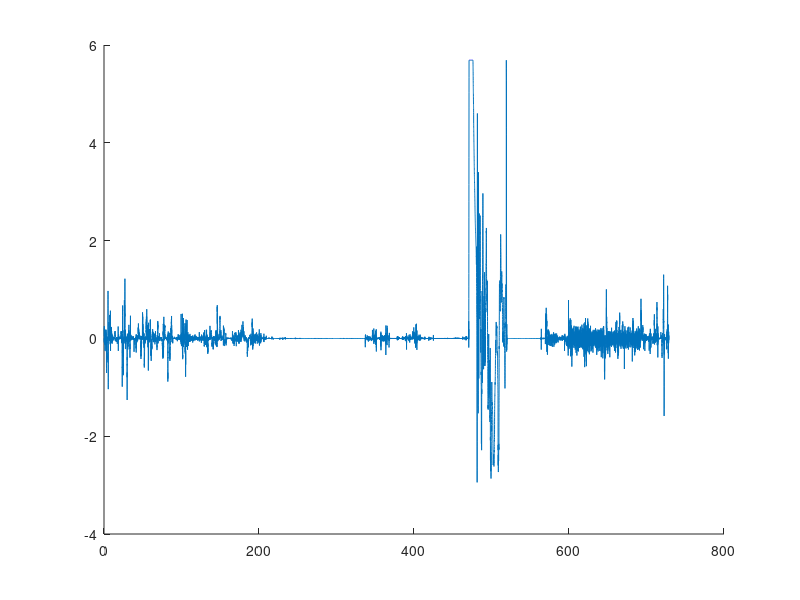

MATLAB code to generate this figure: (Note: this script raises an error after producing the figure.)
%Code for Analyzing Launch
%clear; %clear variables
clc; %clear command window

%Launches 1:1-2 degrees; 2-bad data; 3-0 degrees; 4-4 degrees
%Launches 2:1-2 degrees; 2-4 degrees; 3-no data; 4-0 degrees; 5-2 degrees

cd D:\MATLAB\Rockets\Launch_Profiles\Past_Launches
directory = dir;
load Launch_2_1.txt
launch=Launch_2_1;

% cd D:\MATLAB\Rockets\Other_Text_Files
% directory = dir;
% load Lathe_Test_Magnet.txt
% launch=Lathe_Test_Magnet;


[e,f]=size(launch);
x_accel=launch(:,1);
y_accel=launch(:,2);
z_accel=launch(:,3);
x_roll=launch(:,4);
y_roll=launch(:,5);
z_roll=launch(:,6);
if f==9
    x_mag=launch(:,7);
    y_mag=launch(:,8);
    z_mag=launch(:,9);
end

if f~=9
    i=1;
    while z_accel(i)<40
        i=i+1;
    end
end

[o,p]=size(x_accel);
log_time=(0:0.02:o/50)';

%All components plotted on same graph:
% hold on
% plot(log_time(1:o,:),x_accel)
% plot(log_time(1:o,:),y_accel)
% plot(log_time(1:o,:),z_accel)
% plot(log_time(1:o,:),x_roll)
% plot(log_time(1:o,:),y_roll)
% plot(log_time(1:o,:),z_roll)
% legend('x Acceleration','y Acceleration','z Acceleration','x Roll Rate','y Roll Rate','z Roll Rate')
% xlabel('Time (s)')
% ylabel('Rocket Avionics Data')
% title('Rocket Flight Data')
% hold off

%Plotting simulated roll data (Rocket_Roll) against measured roll rate
hold on
plot(log_time(1:o,:),-z_roll/(2*pi))
% plot(time+(i/50),ohmega/(2*pi))
plot(time+470.5,ohmega/(2*pi))
legend('Measured Roll Rate','Simulated Roll Rate')
xlabel('Time (s)')
ylabel('Rocket Roll Rate (Hz)')
title('Actual vs. Simulated Roll Rate')
% axis([i/50-1 i/50+100 -inf inf])
axis([470 485 -inf inf])
hold off

%Plot of the Lathe data (6 test speeds) [There was nowhere else for this
%code, so I tossed it here]
% load Lathe.txt
% Lathe=Lathe_Test_Magnet;
% hold on
% plot(Lathe(:,7),'LineWidth',2)
% plot(Lathe(:,8),'LineWidth',2)
% plot(Lathe(:,9),'LineWidth',2)
% legend('x Acceleration','y Acceleration','z Acceleration','x Roll Rate','y Roll Rate','z Roll Rate')
